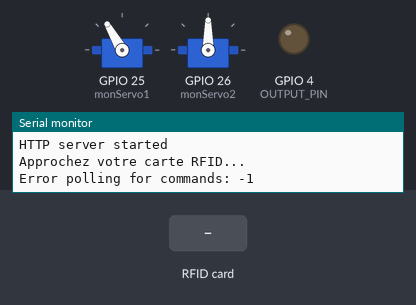
A sketch run on a simulated ESP32. Parts: 2 × servo, output pins drawn as LEDs (lit = HIGH), the last lines printed to the serial monitor. Inputs (shaded band) come from the test bench. WiFi joins after 1.5 s; servers stay silent unless stated; uploads are accepted with an empty reply.

Above: at 9.2 s.
9.3 s: RFID card 5E 7A 19 C4 held to the reader
At 11.5 s:
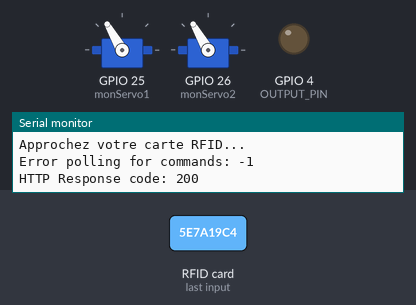
At 13.0 s:
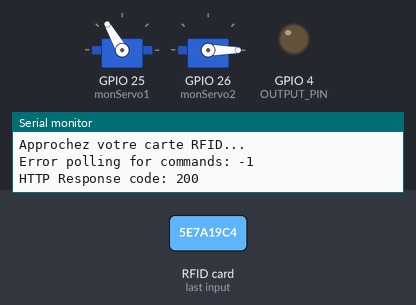
Timing chart, 0 to 20.0 s (numbered marks = the images above; inputs shaded):
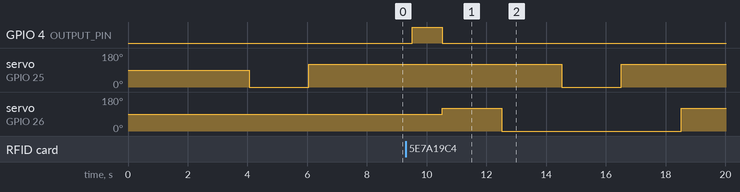

Measured:
- after the input at 9.3 s, GPIO 4 (OUTPUT_PIN): LOW → HIGH after 0.22 s, → LOW 1.0 s later; servo on GPIO 25 (monServo1): 120° → 0° after 5.2 s, → 120° 2.0 s later; servo on GPIO 26 (monServo2): 90° → 120° after 1.2 s, → 0° 2.0 s later, → 120° 6.0 s later

The sketch:

main.ino
```cpp
#include <WebServer.h>
#include <ESP32Servo.h>
#include <SPI.h>
#include <MFRC522.h>
#include <WiFi.h>
#include <HTTPClient.h>
#include <SPIFFS.h>
#include <ArduinoJson.h>

#define SS_PIN 5
#define RST_PIN 22
#define OUTPUT_PIN 4

const char* ssid = "OPPO A78";
const char* password = "123456789";
const char* webhookUrl = "https://robotstock.cscclub.space/api/rfid-webhook";
const char* pollCommandsUrl = "https://robotstock.cscclub.space/api/esp32/poll-commands";
const char* completeCommandUrl = "https://robotstock.cscclub.space/api/esp32/complete-command";

MFRC522 mfrc522(SS_PIN, RST_PIN);
Servo monServo1;
Servo monServo2;
WebServer server(80);

unsigned long lastPollTime = 0;
const unsigned long pollInterval = 2000; // Poll every 2 seconds

void setup() {
    Serial.begin(115200);
    Serial.println("Starting setup...");

    // Connexion WiFi
    WiFi.begin(ssid, password);
    Serial.println("Connecting to WiFi...");
    while (WiFi.status() != WL_CONNECTED) {
        delay(1000);
        Serial.print(".");
    }
    Serial.println("\nConnected to WiFi");
    Serial.print("IP address: ");
    Serial.println(WiFi.localIP());

    // Configuration du serveur web
    server.on("/", HTTP_GET, handleRoot);
    server.on("/command", HTTP_GET, handleCommand);

    server.begin();
    Serial.println("HTTP server started");

    // Configuration SPI et RFID
    SPI.begin(18, 19, 23, 5); // SCK, MISO, MOSI, SS
    mfrc522.PCD_Init();
    Serial.println("Approchez votre carte RFID...");

    pinMode(OUTPUT_PIN, OUTPUT);
    digitalWrite(OUTPUT_PIN, LOW);

    monServo1.attach(25); // Gripper
    monServo2.attach(26);
    delay(2000);
    monServo1.write(0);
    delay(2000);
    monServo1.write(120);
    delay(2000);
}

void handleRoot() {
    // Simplified HTML response without the full dashboard
    String html = "<html><head><title>Robot Control</title></head>";
    html += "<body style='font-family: Arial, sans-serif;'>";
    html += "<h1>Robot Control Interface</h1>";
    html += "<p>Robot is running. Visit <a href='https://robotstock.cscclub.space/'>https://robotstock.cscclub.space/</a> for the dashboard.</p>";
    html += "</body></html>";

    server.send(200, "text/html", html);
}

void handleCommand() {
    String cmd = server.arg("cmd");

    if (cmd == "gripper_open") {
        monServo1.write(0);
        server.send(200, "text/plain", "Gripper opened");
    } else if (cmd == "gripper_close") {
        monServo1.write(120);
        server.send(200, "text/plain", "Gripper closed");
    } else if (cmd == "arm_up") {
        monServo2.write(120);
        server.send(200, "text/plain", "Arm moved up");
    } else if (cmd == "arm_down") {
        monServo2.write(0);
        server.send(200, "text/plain", "Arm moved down");
    } else {
        server.send(400, "text/plain", "Unknown command");
    }
}

void sendRfidDataToWebhook(String rfidData, String cardType) {
    if (WiFi.status() == WL_CONNECTED) {
        HTTPClient http;

        // Format the JSON payload
        String jsonPayload = "{\"rfid\":\"" + rfidData + "\",\"type\":\"" + cardType + "\",\"timestamp\":" + String(millis()) + "}";

        http.begin(webhookUrl);
        http.addHeader("Content-Type", "application/json");

        int httpResponseCode = http.POST(jsonPayload);

        if (httpResponseCode > 0) {
            String response = http.getString();
            Serial.println("HTTP Response code: " + String(httpResponseCode));
            Serial.println(response);
        } else {
            Serial.print("Error on sending POST: ");
            Serial.println(httpResponseCode);
        }

        http.end();
    } else {
        Serial.println("WiFi not connected");
    }
}

String determineCardType(String rfidData) {
    // Extract first byte from the RFID data
    int firstByte = 0;
    if (rfidData.length() > 0) {
        // Convert hex string to integer
        String firstByteStr = rfidData.substring(0, 2);
        firstByte = strtol(firstByteStr.c_str(), NULL, 16);
    }

    // Determine card type based on the value
    if (firstByte < 64) {
        return "Red Card";
    } else if (firstByte < 128) {
        return "Blue Card";
    } else if (firstByte < 192) {
        return "Yellow Card";
    } else {
        return "Green Card";
    }
}

void pollForCommands() {
    if (WiFi.status() == WL_CONNECTED) {
        HTTPClient http;

        http.begin(pollCommandsUrl);

        int httpResponseCode = http.GET();

        if (httpResponseCode > 0) {
            String response = http.getString();
            Serial.println("Poll response: " + response);

            // Parse JSON response
            DynamicJsonDocument doc(1024);
            DeserializationError error = deserializeJson(doc, response);

            if (!error) {
                // Check if we have a command to execute
                if (doc.containsKey("command")) {
                    String command = doc["command"].as<String>();
                    String commandId = doc["id"].as<String>();

                    Serial.println("Executing command: " + command + " (ID: " + commandId + ")");

                    // Execute the command
                    if (command == "gripper_open") {
                        monServo1.write(0);
                    } else if (command == "gripper_close") {
                        monServo1.write(120);
                    } else if (command == "arm_up") {
                        monServo2.write(120);
                    } else if (command == "arm_down") {
                        monServo2.write(0);
                    }

                    // Mark the command as completed
                    markCommandAsCompleted(commandId);
                }
            } else {
                Serial.println("JSON parsing error");
            }
        } else {
            Serial.print("Error polling for commands: ");
            Serial.println(httpResponseCode);
        }

        http.end();
    }
}

void markCommandAsCompleted(String commandId) {
    if (WiFi.status() == WL_CONNECTED) {
        HTTPClient http;

        // Format the JSON payload
        String jsonPayload = "{\"id\":\"" + commandId + "\"}";

        http.begin(completeCommandUrl);
        http.addHeader("Content-Type", "application/json");

        int httpResponseCode = http.POST(jsonPayload);

        if (httpResponseCode > 0) {
            String response = http.getString();
            Serial.println("Command marked as completed. Response: " + response);
        } else {
            Serial.print("Error marking command as completed: ");
            Serial.println(httpResponseCode);
        }

        http.end();
    }
}

void loop() {
    // Handle HTTP requests
    server.handleClient();

    // Poll for commands at regular intervals
    unsigned long currentTime = millis();
    if (currentTime - lastPollTime >= pollInterval) {
        lastPollTime = currentTime;
        pollForCommands();
    }

    // Vérification RFID
    if (mfrc522.PICC_IsNewCardPresent() && mfrc522.PICC_ReadCardSerial()) {
        String rfidData = "";
        for (byte i = 0; i < mfrc522.uid.size; i++) {
            rfidData += String(mfrc522.uid.uidByte[i], HEX);
            if (i < mfrc522.uid.size - 1) rfidData += " ";
        }

        // Determine card type based on RFID data
        String cardType = determineCardType(rfidData);

        // Send the RFID data to the webhook
        sendRfidDataToWebhook(rfidData, cardType);

        digitalWrite(OUTPUT_PIN, HIGH);
        delay(1000);
        digitalWrite(OUTPUT_PIN, LOW);

        // Contrôle des servos
        monServo2.write(120);
        delay(2000);
        monServo2.write(0);
        delay(2000);
        monServo1.write(0);
        delay(2000);
        monServo1.write(120);
        delay(2000);
        monServo2.write(120);
        delay(2000);

        Serial.println("RFID: " + rfidData + " | Type: " + cardType);
    }
}
 
```
